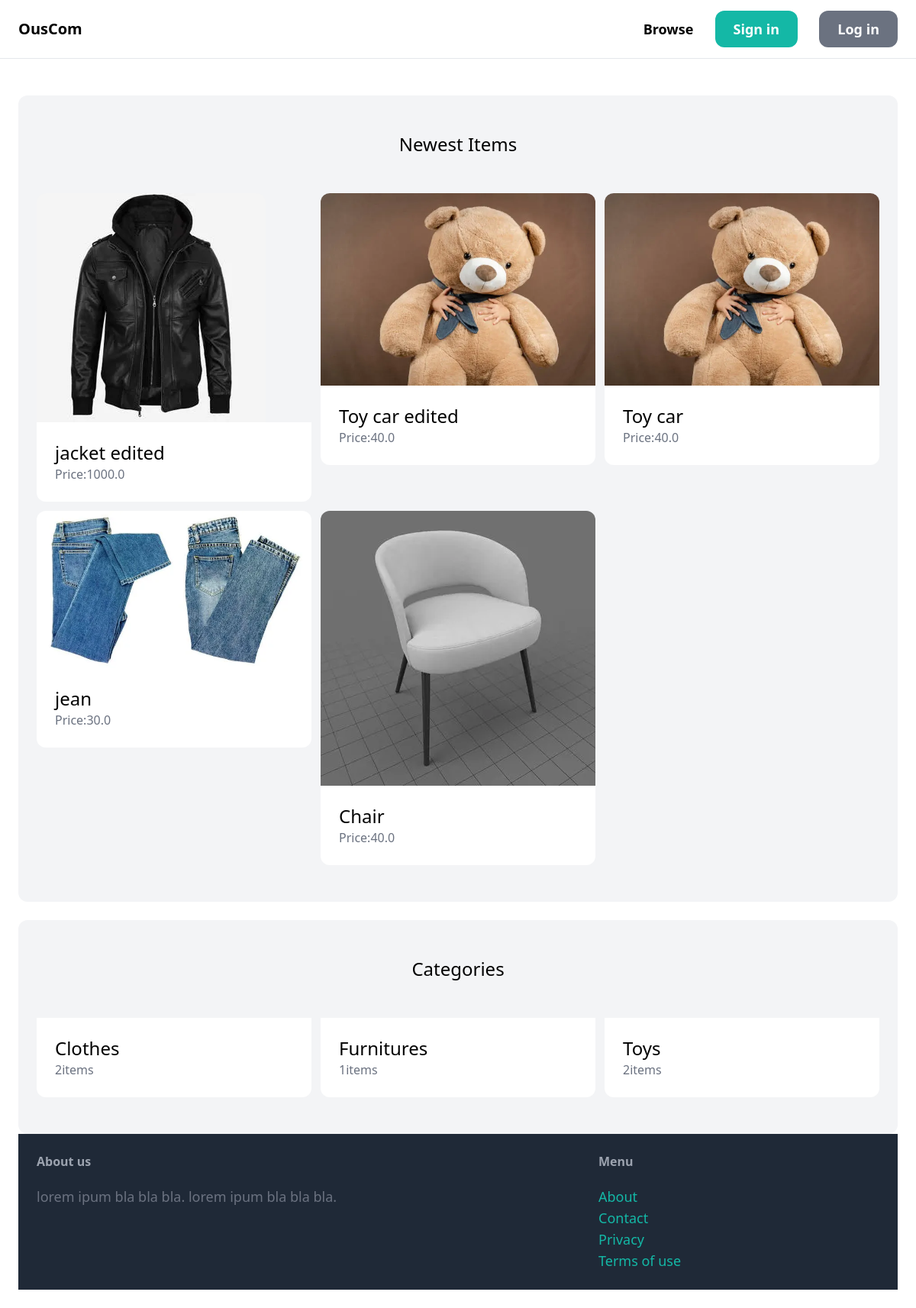
The page / on the database its author committed.
### item/models.py (models this page shows, shortened)
class Item(models.Model):
    category = models.ForeignKey(Category, related_name='items', on_delete=models.CASCADE)
    name = models.CharField(max_length=250)
    description = models.TextField(blank = True , null = True)
    price = models.FloatField()
    image = models.ImageField(upload_to = 'image_items', blank=True, null=True)
    is_sold = models.BooleanField(default = False)
    created_by = models.ForeignKey(User, related_name='items', on_delete=models.CASCADE)
    created_at = models.DateTimeField(auto_now_add=True)

class Category(models.Model):
    name = models.CharField(max_length=250)
    class Meta:
        ordering = ('name',)
        verbose_name_plural ='Categories'

### core/views.py (the view)
# urls.py: path('', views.index , name = 'index' ),
def index(request):
    items = Item.objects.filter(is_sold=False)[0:6]
    categories = Category.objects.all()
    return render(request,'core/index.html', {
        'categories' : categories,
        'items' : items,
    })

### core/templates/core/index.html (shortened to what this page needs)
{% extends 'core/base.html'%}
{% block content %}
    <div class="mt-6 px-6 py-12 bg-gray-100 rounded-xl">
       <h2 class="mb-12 text-2xl text-center">Newest Items</h2>
       <div class=" grid grid-cols-3 gap-3" >
            {% for item in items %}
                <div >
                    <a href="{% url 'item:detail' item.id %}">
                        <div >
                            <img src="{{ item.image.url }}" class="rounded-t-xl">
                        </div>
                        <div class="p-6 bg-white rounded-b-xl ">
                            <h3 class="text-2xl">{{ item.name }}</h3>
                            <p class="text-gray-500">Price:{{ item.price }}</p>
                        </div>
                    </a>
                </div>
            {% endfor %}
       </div>
    </div>
    <div class="mt-6 px-6 py-12 bg-gray-100 rounded-xl">
        <h2 class="mb-12 text-2xl text-center">Categories</h2>
        <div class=" grid grid-cols-3 gap-3" >
             {% for category in categories %}
                 <div >
                     <a href="#">
                         <div class="p-6 bg-white rounded-b-xl ">
                             <h3 class="text-2xl">{{ category.name }}</h3>
                             <p class="text-gray-500">{{ category.items.count }}items</p>
                         </div>
                     </a>
                 </div>
             {% endfor %}
        </div>
{% endblock %}

### core/templates/core/base.html (shortened to what this page needs)
{% load static %}
<!DOCTYPE html>
<html lang="en">
<head>
    <script src="https://cdn.tailwindcss.com"></script>
</head>
<body>
        <nav class="px-6 py-6 flex justify-between items-center border-b border-gray-200 ">
            <a href="/" class="text-xl font-semibold">OusCom</a>
            <div class="space-x-6">
                <a href="{% url 'item:items' %}" class="text-lg font-semibold hover:text-gray-500">Browse</a>
                {% if request.user.is_authenticated %}
                    <a href="{% url 'item:new' %}" class="text-lg font-semibold hover:text-gray-500">New Items</a>
                    <a href="{% url 'conversation:inbox' %}" class="px-6 py-3 text-lg font-semibold bg-teal-500 text-white rounded-xl  hover:bg-teal-700">Inbox</a>
                    <a href="{% url 'dashboard:index' %}" class="px-6 py-3 text-lg font-semibold bg-gray-500 text-white rounded-xl  hover:bg-gray-700">Dashboard </a>
                {% else %}
                    <a href="{% url 'core:signup' %}" class="px-6 py-3 text-lg font-semibold bg-teal-500 text-white rounded-xl  hover:bg-teal-700">Sign in</a>
                    <a href="{% url 'core:login' %}" class="px-6 py-3 text-lg font-semibold bg-gray-500 text-white rounded-xl  hover:bg-gray-700">Log in</a>
                {% endif %}
            </div>
        </nav>
    <div class="px-6 py-6">
        {% block content %}
        {% endblock%}
    </div>
    <footer class="px-6 py-6 flex justify-between bg-gray-800">
        <div class="w-2/3 pr-10">
            <h3 class="mb-5 font-semibold text-gray-400">About us</h3>
            <p class="text-lg text-gray-500 ">lorem ipum bla bla bla. lorem ipum bla bla bla.</p>
        </div>
        <div class="w-1/3">
            <h3 class="mb-5 font-semibold text-gray-400">Menu</h3>
            <ul>
                <li><a href="#" class="text-lg text-teal-500 hover:text-teal-700">About</a></li>
                <li><a href="{% url 'core:contact'%}" class="text-lg text-teal-500 hover:text-teal-700">Contact</a></li>
                <li><a href="#" class="text-lg text-teal-500 hover:text-teal-700">Privacy</a></li>
                <li><a href="#" class="text-lg text-teal-500 hover:text-teal-700">Terms of use</a></li>
            </ul>
        </div>
    </footer>
</body>
</html>

### rows shown on the page
Item: image (picture), name "jacket edited", price "1000.0"
Item: image (picture), name "Toy car edited", price "40.0"
Item: image (picture), name "Toy car", price "40.0"
Item: image (picture), name "jean", price "30.0"
Item: image (picture), name "Chair", price "40.0"
Category: name "Clothes", items.count "2"
Category: name "Furnitures", items.count "1"
Category: name "Toys", items.count "2"
